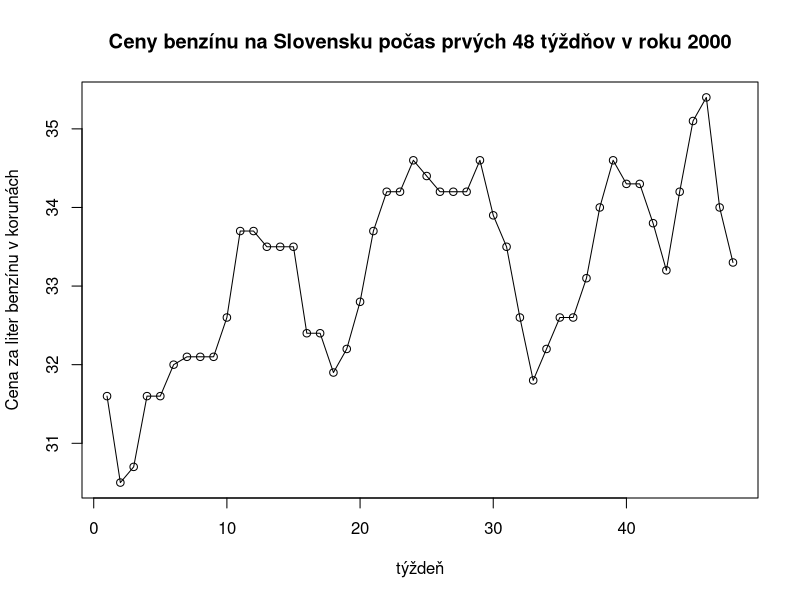
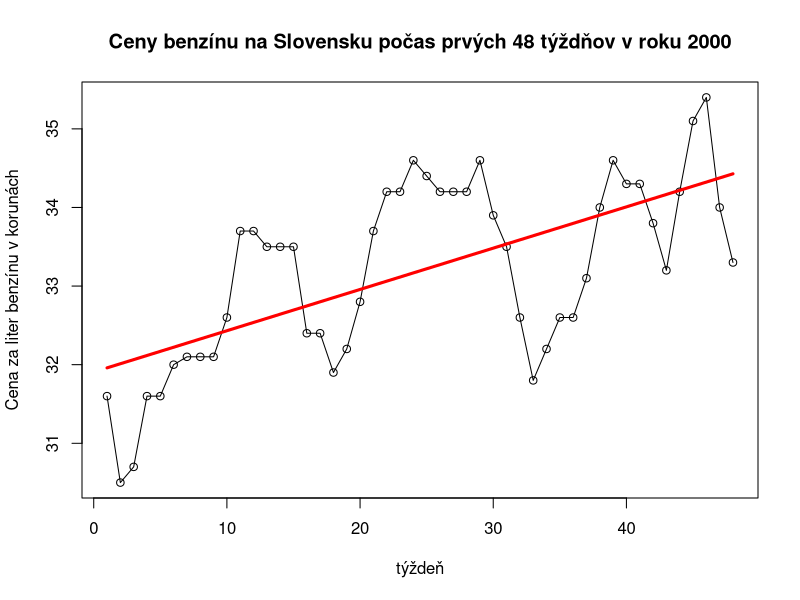
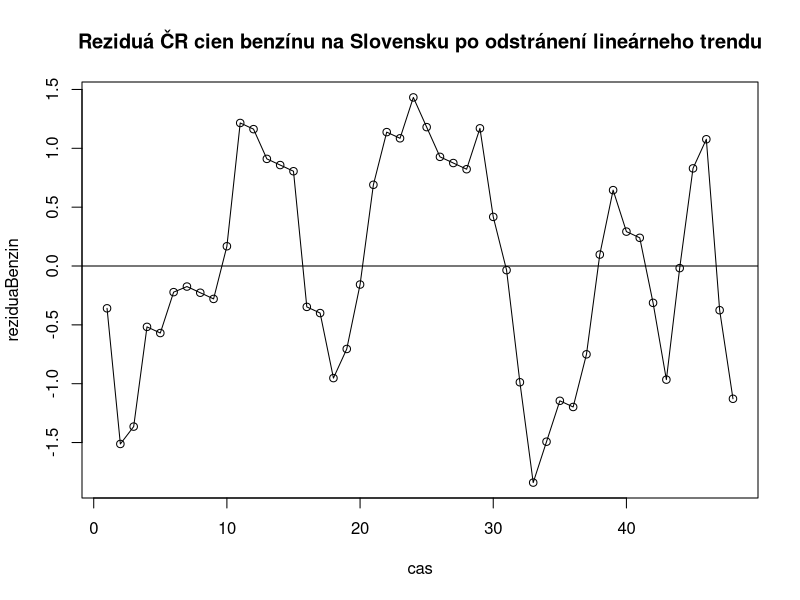
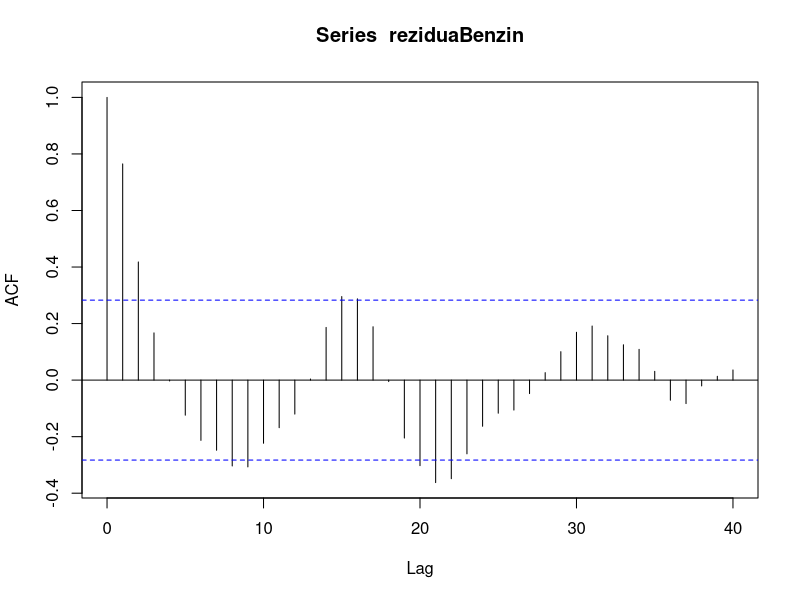
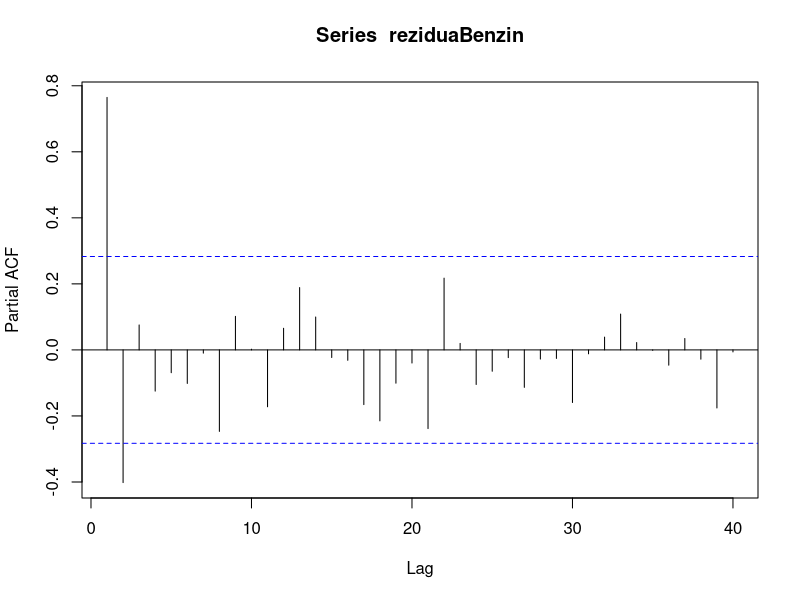
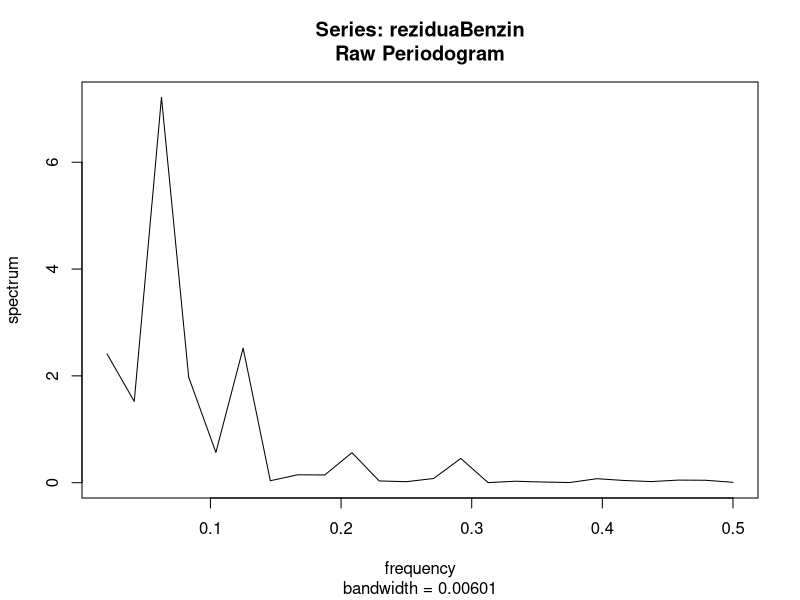
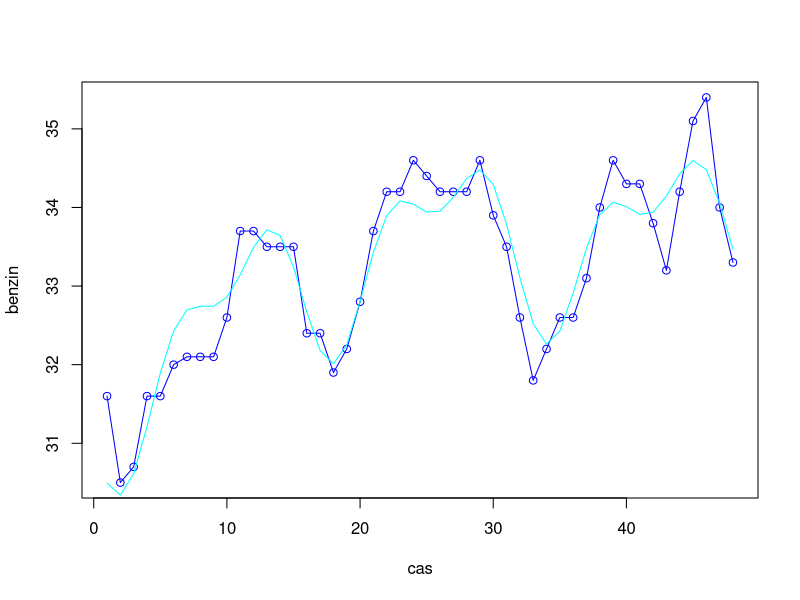
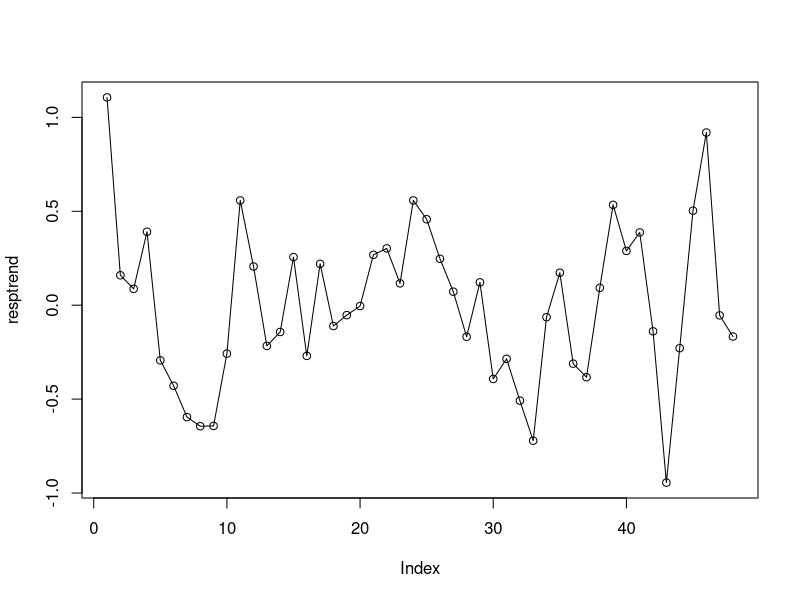

Generate these figures, in order, with R: (Note: this script raises an error after producing the figures.)
## ---- chunk 1
Benzin2000 <- read.table("Benzin2000.txt", quote="\"", comment.char="")
str(Benzin2000)
benzin<-Benzin2000$V1
cas<-1:48
plot(cas,benzin, type="o", main = "Ceny benzínu na Slovensku počas prvých 48 týždňov v roku 2000", xlab = "týždeň", ylab = "Cena za liter benzínu v korunách")
## ---- chunk 2
trend<-lm(benzin~cas)
plot(cas,benzin, type="o", main = "Ceny benzínu na Slovensku počas prvých 48 týždňov v roku 2000", xlab = "týždeň", ylab = "Cena za liter benzínu v korunách")
lines(cas, predict(trend), col="red", lwd=3)
summary(trend)
## ---- chunk 3
names(trend)
## ---- chunk 4
reziduaBenzin<-residuals(trend)
plot(cas, reziduaBenzin, type="o", main = "Reziduá ČR cien benzínu na Slovensku po odstránení lineárneho trendu") 
abline(0,0)
## ---- chunk 5
acf(reziduaBenzin,40)
pacf(reziduaBenzin,40)
## ---- chunk 6
periodogram = spec.pgram(reziduaBenzin, log= 'no')
periodogram
## ---- chunk 7
cos1 = cos(2*pi*cas/48)
sin1 = sin(2*pi*cas/48)
cos2 = cos(2*pi*cas*3/48)
sin2 = sin(2*pi*cas*3/48)
cos3 = cos(2*pi*cas*6/48)
sin3 = sin(2*pi*cas*6/48)

ptrend = lm(benzin ~ cas+cos1+sin1+cos2+sin2+cos3+sin3)
plot(cas, benzin, type='o', col= 'blue')
lines(cas, predict(ptrend), col = 'cyan')

summary(ptrend)
## ---- chunk 8
resptrend = residuals(ptrend)
plot(resptrend, type = 'o')
acf(resptrend,40)
pacf(resptrend,40)
Box.test(resptrend)
Box.test(resptrend, type='Ljung')
## ---- chunk 9
Box.test(resptrend, lag = 4)
Box.test(resptrend, lag = 4, type= 'Ljung')
## ---- chunk 10
AR = ar(resptrend, order = 1, method = 'mle')
AR

acf(AR$resid[2:48],40)
pacf(AR$resid[2:48],40)

MA = arima(resptrend, order = c(0,0,1), method = 'ML')
MA

acf(MA$residuals,40)
pacf(MA$residuals,40)
## ---- chunk 11

MApred = predict(MA, n.ahead = 4)
MApred

cas2 = 1:52
cos1p = cos(2*pi*cas2/48)
sin1p = sin(2*pi*cas2/48)
cos2p = cos(2*pi*cas2*3/48)
sin2p = sin(2*pi*cas2*3/48)
cos3p = cos(2*pi*cas2*6/48)
sin3p = sin(2*pi*cas2*6/48)

Ppred = predict(ptrend, list(cas=cas2))

p = MApred$pred + Ppred$pred
h = MApred$pred + Ppred$pred + MApred$se
d = MApred$pred + Ppred$pred - MApred$se

